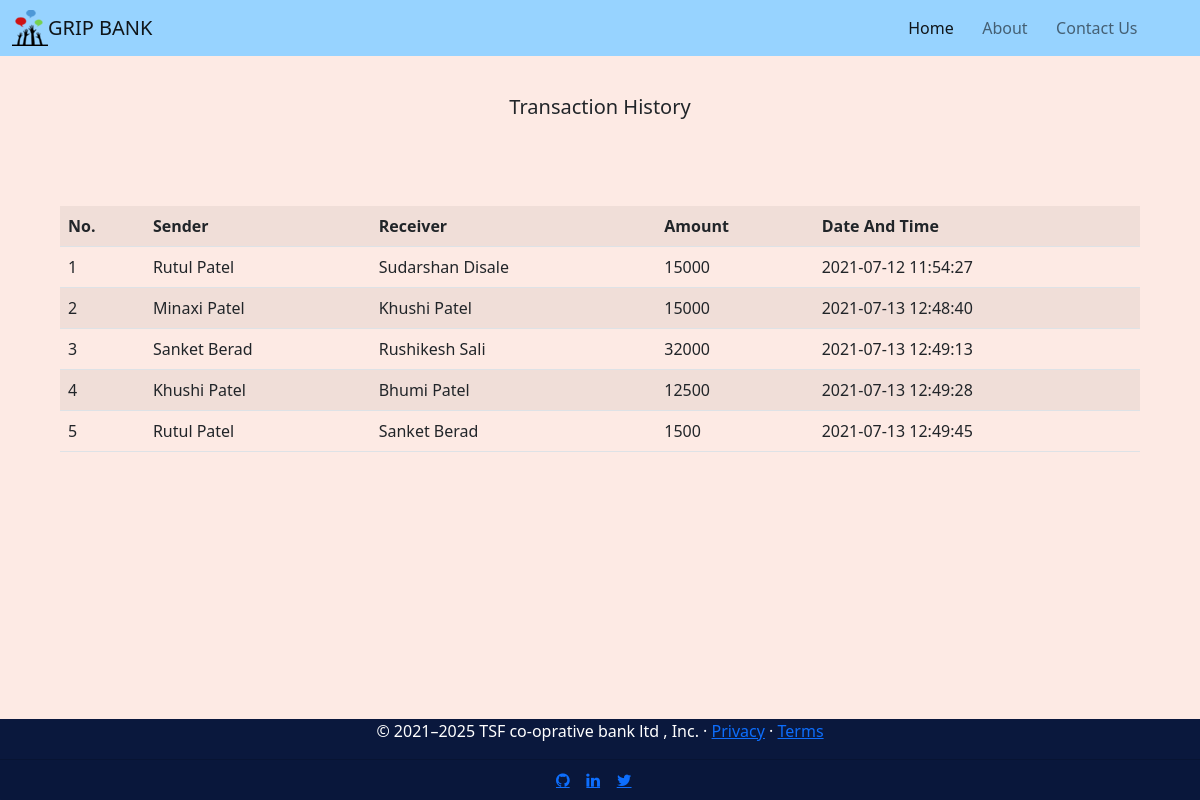
The page /history.php on the database its author committed.
### tables this page shows
CREATE TABLE `history` (
  `sn` int NOT NULL,
  `sender` varchar(150) NOT NULL,
  `receiver` varchar(150) NOT NULL,
  `amount` int DEFAULT NULL,
  `datetime` timestamp NOT NULL DEFAULT CURRENT_TIMESTAMP
);

### history.php (the view, shortened to what this page needs)
<!DOCTYPE html>
<html lang="en">
<head>
    <link href="https://cdn.jsdelivr.net/npm/bootstrap@5.0.2/dist/css/bootstrap.min.css" rel="stylesheet">
    <link rel="stylesheet" href="https://cdnjs.cloudflare.com/ajax/libs/font-awesome/4.7.0/css/font-awesome.min.css">
</head>
<body>
<header>
  <nav class="navbar navbar-expand-lg navbar-light" style="background-color: #97d3ff;">
            <div class="container-fluid">
            <img src="NF/android-icon-36x36.png" alt="">
              <a class="navbar-brand" href="index.php" id="name">GRIP BANK</a>
              <div class="collapse navbar-collapse" id="navbarNav">
                <ul class="navbar-nav ms-auto" style="margin: 0 30px 0 0;">
                  <li class="nav-item">
                    <a class="nav-link active" aria-current="page" href="index.php">Home</a>
                  </li>&nbsp;&nbsp;&nbsp;
                  <li class="nav-item">
                    <a class="nav-link" href="about.php">About</a>
                  </li>&nbsp;&nbsp;&nbsp;
                  <li class="nav-item">
                    <a class="nav-link" href="contact.php">Contact Us</a>
                  </li>&nbsp;&nbsp;&nbsp;
                </ul>
              </div>
            </div>
        </nav>
  </header>
<figure class="text-center">
            <blockquote class="blockquote">
                <p>Transaction History</p>
            </blockquote>
        </figure>
        <?php
            $conn = mysqli_connect("localhost","root","mysqlpassword","bank");
        ?>
        <table class="table table-striped table-hover">
            <?php
                $query = 'select * from history';
                $result = mysqli_query($conn,$query);
            ?>
        <tr>
            <th>No.</th>
            <th>Sender</th>
            <th>Receiver</th>
            <th>Amount</th>
            <th>Date And Time</th>
        </tr>
      <?php
                while($rows=$result->fetch_assoc())
                {
             ?>
      <tr>
        <td>
          <?php echo $rows['sn'];?>
        </td>
        <td>
          <?php echo $rows['sender'];?>
        </td>
        <td>
          <?php echo $rows['receiver'];?>
        </td>
        <td>
          <?php echo $rows['amount'];?>
        </td>
        <td>
          <?php echo $rows['datetime'];?>
        </td>
      </tr>
      <?php
        }
      ?>
    </table>
          <footer class="sticky-footer">
            <p>&copy; 2021–2025 TSF co-oprative bank ltd , Inc. · <a href="#">Privacy</a> · <a href="#">Terms</a></p>
            <div class="card-footer text-muted">
                <a href="https://github.com/RuTuL07" class="fa fa-github"></a>&nbsp&nbsp&nbsp
                <a href="https://www.linkedin.com/in/rutul-patel-7b36301b4/" class="fa fa-linkedin"></a>&nbsp&nbsp&nbsp
                <a href="#" class="fa fa-twitter"></a>&nbsp&nbsp&nbsp
            </div>
        </footer>
</body>
</html>

### history.php (style rules this page uses)
body { background-color: #fde4dbbf; min-height: 100vh; }
.table { margin: 0 auto; width: 90%; margin-top: 7%; }
.text-center { margin-top: 3%; }
.sticky-footer { position: sticky; top: 100%; color: white; background-color: #0a183d; text-align: center; }

### rows shown on the page
history: sn "1", sender "Rutul Patel", receiver "Sudarshan Disale", amount "15000", datetime "2021-07-12 11:54:27"
history: sn "2", sender "Minaxi Patel", receiver "Khushi Patel", amount "15000", datetime "2021-07-13 12:48:40"
history: sn "3", sender "Sanket Berad", receiver "Rushikesh Sali", amount "32000", datetime "2021-07-13 12:49:13"
history: sn "4", sender "Khushi Patel", receiver "Bhumi Patel", amount "12500", datetime "2021-07-13 12:49:28"
history: sn "5", sender "Rutul Patel", receiver "Sanket Berad", amount "1500", datetime "2021-07-13 12:49:45"
